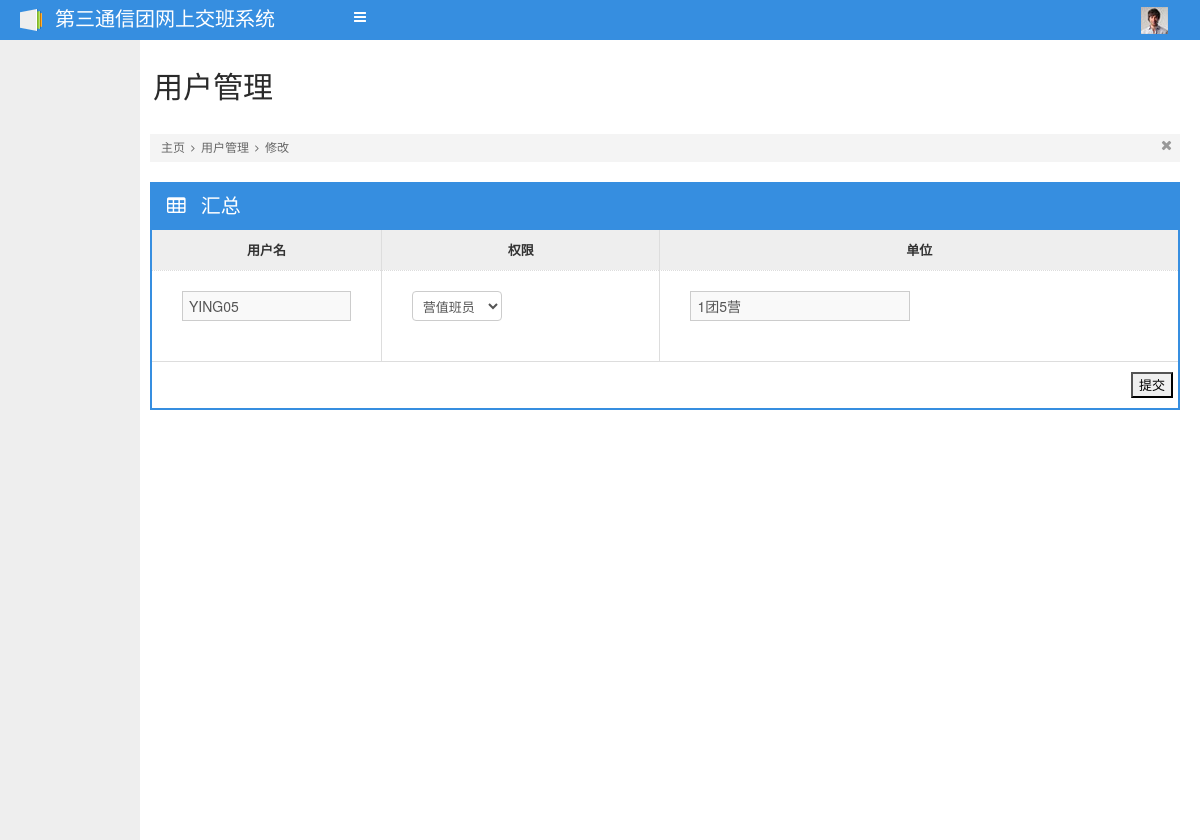
/Member_update_from.php?id=35, run on the app's committed database.
### tables this page shows
CREATE TABLE `member` (
  `id` int(10) unsigned NOT NULL auto_increment COMMENT '主键',
  `username` varchar(100) default NULL COMMENT '登录名',
  `password` varchar(200) default NULL COMMENT '密码',
  `role` varchar(200) default NULL COMMENT '角色 1团5营，9连，99管理员',
  `s_id` int(10) default NULL COMMENT '所属上级ID',
  `s_name` varchar(200) default NULL COMMENT '所属上级名称',
  `unit_id` int(10) default NULL COMMENT '所属单位',
  PRIMARY KEY  (`id`)
);

### Member_update_from.php (called while the page is built, shortened)
<?php
	require_once 'smarty_config.php';
	$smarty->assign("member", $_SESSION["member"]);
	$smarty->assign("position", "位置：用户管理/修改");
	$smarty->assign("action", "MemberController.php?flag=update");
	$smarty->assign("button", "修改");
	$smarty->assign("flag", "update");
	$smarty->assign("path2", "用户管理");
	$smarty->assign("cz", "修改");
	$id = $_REQUEST["id"];
	$memberManager = new member();
	$memberTemp = $memberManager->getMemberById($id);
	$smarty->assign("memberTemp", $memberTemp[0]);
	$smarty->display("MemberEdit.tpl");

### include/common/SqlHelper.class.php (called while the page is built, shortened)
<?php
class SqlHelper {
	var $host = "127.0.0.1";
	var $userName = "root";
	var $userPass = "root";
	var $conn;
	function __construct() {
		$this->conn = mysql_connect ( $this->host, $this->userName, $this->userPass );
	}
	function execute_dql2($sql) {
		$res = mysql_query ( $sql, $this->conn ) or die ( "查询失败" . mysql_error () );
		$arr = array ();
		while ( $row = mysql_fetch_assoc( $res ) ) {
			$arr [] = $row;
		}
		return $arr;
	}
}

### include/model/member.class.php (called while the page is built, shortened)
<?php
require_once 'include/common/SqlHelper.class.php';
	class member{
		public function getMemberById($id){
			$sql = "select * from member where id = '$id'";
			$sqlHelper = new SqlHelper();
			$res = $sqlHelper->execute_dql2($sql);
			return $res;
		}
	}
?>

### template_c/%%26^26F^26F901BE%%MemberEdit.tpl.php (the view, shortened to what this page needs)
<!DOCTYPE html PUBLIC "-//W3C//DTD XHTML 1.0 Transitional//EN" "http://www.w3.org/TR/xhtml1/DTD/xhtml1-transitional.dtd">
<html xmlns="http://www.w3.org/1999/xhtml">
<head>
<?php $_smarty_tpl_vars = $this->_tpl_vars;
$this->_tpl_vars = $_smarty_tpl_vars;
 ?>
</head>
<body>
<div id="navigation">
		<?php $_smarty_tpl_vars = $this->_tpl_vars;
$this->_tpl_vars = $_smarty_tpl_vars;
 ?>
	</div>
	<div class="container-fluid" id="content">
		<div id="left">
			<?php $_smarty_tpl_vars = $this->_tpl_vars;
$this->_tpl_vars = $_smarty_tpl_vars;
 ?>
		</div>
		<div id="main">
			<?php if ($this->_tpl_vars['flag'] == 'add'): ?>
			<div class="container-fluid">
				<div class="page-header">
					<div class="pull-left">
						<h1><?php echo $this->_tpl_vars['path2']; ?>
</h1>
					</div>
				</div>
				<div class="breadcrumbs">
					<ul>
						<li>
							<a>主页</a>
							<i class="icon-angle-right"></i>
						</li>
						<li>
							<a><?php echo $this->_tpl_vars['path2']; ?>
</a>
							<i class="icon-angle-right"></i>
						</li>
						<li>
							<a><?php echo $this->_tpl_vars['cz']; ?>
</a>
						</li>
					</ul>
					<div class="close-bread">
						<a href="#"><i class="icon-remove"></i></a>
					</div>
				</div>
					<div class="row-fluid">
					<div class="span12">
						<div class="box box-color box-bordered">
								<div class="box-title">
									<h3>
										<i class="icon-table"></i>
										汇总
									</h3>
								</div>
								<div class="box-content nopadding">
									<div class="dataTables_wrapper">
										<div class="dataTables_scroll">
												<div class="dataTables_scrollBody" style="width: 100%; "  style="margin-left: 0px;">
												<form action="<?php echo $this->_tpl_vars['action']; ?>
" method="post" class='form-bordered form-vertical form-validate' id="bb">
												<div class="row-fluid">
												<table  class="table table-hover table-nomargin table-bordered">
												<thead>
													<tr>
														<th class="span2" style="text-align:center;">用户名</th>
														<th class="span2" style="text-align:center;">权限</th>
														<th class="span2" style="text-align:center;">单位</th>
													</tr>
												</thead>
												<tbody>
														<tr>
															<td>
																<div class="control-group" style="border:none;">
																	<div class="controls">
																		<input type="text" name="username" id="username" placeholder="用户名" class="input-block-level" data-rule-number="true" data-rule-required="true">
																	</div>
																</div>
															</td>
															<td>
																<div class="control-group" style="border: none;">
																	<div class="controls">
																		<select name="role" id="role" class="input-small">
																			<option value="1">团行政值班员</option>
																    		<option value="2">团通信值班员</option>
																    		<option value="5">营值班员</option>
																    		<option value="9">连值班员</option>
																    		<option value="99">管理员</option>
																		</select>
																	</div>
																</div>
															</td>
															<td>
																<div class="control-group" style="border: none;">
																	<div class="controls">
																		<select name="unit" id="unit" class="input-small">
																			<?php $_from = ($this->_tpl_vars['unitList']); if (!is_array($_from) && !is_object($_from)) { settype($_from, 'array'); }if (count($_from)):
    foreach ($_from as $this->_tpl_vars['unit1']):
?>
																    		<option value="<?php echo $this->_tpl_vars['unit1']['id']; ?>
">
																    			<?php if ($this->_tpl_vars['unit1']['unit_y'] == 0): ?>
																					<?php echo $this->_tpl_vars['unit1']['unit_t']; ?>
团
																				<?php elseif ($this->_tpl_vars['unit1']['unit_l'] == 0): ?>
																					<?php if ($this->_tpl_vars['unit1']['unit_y'] == 999 || $this->_tpl_vars['unit1']['unit_y'] == 998): ?>
																						<?php echo $this->_tpl_vars['unit1']['unit_t']; ?>
团<?php echo $this->_tpl_vars['unit1']['tmp_unit_y']; ?>
																					<?php else: ?>
																						<?php echo $this->_tpl_vars['unit1']['unit_t']; ?>
团<?php echo $this->_tpl_vars['unit1']['unit_y']; ?>
营
																					<?php endif; ?>
																				<?php else: ?>
																					<?php echo $this->_tpl_vars['unit1']['unit_t']; ?>
团<?php echo $this->_tpl_vars['unit1']['unit_y']; ?>
营<?php echo $this->_tpl_vars['unit1']['unit_l']; ?>
连
																				<?php endif; ?>
																    		</option>
	    	 																<?php endforeach; endif; unset($_from); ?>
																		</select>
																	</div>
																</div>
															</td>
														</tr>
												</tbody>
											</table>
											<div class="table-pagination">
												<input type="submit" value="提交" />
											</div>
											</div>
											</form>
											</div>
										</div>
									</div>
								</div>
							</div>
					</div>
					</div>
			</div>
			<?php else: ?>
			<div class="container-fluid">
				<div class="page-header">
					<div class="pull-left">
						<h1><?php echo $this->_tpl_vars['path2']; ?>
</h1>
					</div>
				</div>
				<div class="breadcrumbs">
					<ul>
						<li>
							<a>主页</a>
							<i class="icon-angle-right"></i>
						</li>
						<li>
							<a><?php echo $this->_tpl_vars['path2']; ?>
</a>
							<i class="icon-angle-right"></i>
						</li>
						<li>
							<a><?php echo $this->_tpl_vars['cz']; ?>
</a>
						</li>
					</ul>
					<div class="close-bread">
						<a href="#"><i class="icon-remove"></i></a>
					</div>
				</div>
					<div class="row-fluid">
					<div class="span12">
						<div class="box box-color box-bordered">
								<div class="box-title">
									<h3>
										<i class="icon-table"></i>
										汇总
									</h3>
								</div>
								<div class="box-content nopadding">
									<div class="dataTables_wrapper">
										<div class="dataTables_scroll">
												<div class="dataTables_scrollBody" style="width: 100%; "  style="margin-left: 0px;">
												<form action="<?php echo $this->_tpl_vars['action']; ?>
" method="post" class='form-bordered form-vertical form-validate' id="bb">
												<div class="row-fluid">
												<table  class="table table-hover table-nomargin table-bordered">
												<thead>
													<tr>
														<th class="span2" style="text-align:center;">用户名</th>
														<th class="span2" style="text-align:center;">权限</th>
														<th class="span2" style="text-align:center;">单位</th>
													</tr>
												</thead>
												<tbody>
														<tr>
															<td>
																<div class="control-group" style="border:none;">
																	<div class="controls">
																		<input type="text" name="username" id="username" placeholder="用户名" value="<?php echo $this->_tpl_vars['memberTemp']['username']; ?>
" class="input-block-level" data-rule-number="true" data-rule-required="true">
																	</div>
																</div>
															</td>
															<td>
																<div class="control-group" style="border: none;">
																	<div class="controls">
																		<select name="role" id="role" class="input-small">
																			<?php if ($this->_tpl_vars['memberTemp']['role'] == 99): ?>
																			<option value="1">团行政值班员</option>
																    		<option value="2">团通信值班员</option>
																    		<option value="5">营值班员</option>
																    		<option value="9">连值班员</option>
																    		<option value="99" selected="selected">管理员</option>
																			<?php elseif ($this->_tpl_vars['memberTemp']['role'] == 5): ?>
																    		<option value="5" selected="selected">营值班员</option>
																			<?php endif; ?>
																		</select>
																	</div>
																</div>
															</td>
															<td>
																<div class="control-group" style="border: none;">
																	<div class="controls">
																		<input type="text" name="s_name" value="<?php echo $this->_tpl_vars['memberTemp']['s_name']; ?>
" readonly="readonly"/>
																	</div>
																</div>
															</td>
														</tr>
												</tbody>
											</table>
											<div class="table-pagination">
												<input type="submit" value="提交" />
											</div>
											</div>
											</form>
											</div>
										</div>
									</div>
								</div>
							</div>
					</div>
					</div>
			</div>
			<?php endif; ?>
		</div>
    </div>
</body>
</html>

### data on the page
member: username "YING05", role "营值班员", s_name "1团5营"

### other printed values
$this->_tpl_vars['path2'] "用户管理"
$this->_tpl_vars['cz'] "修改"
